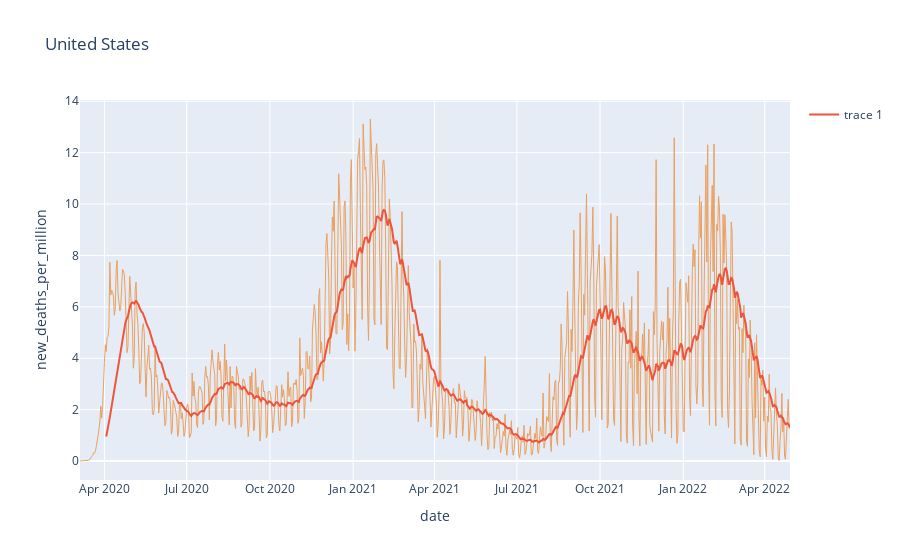
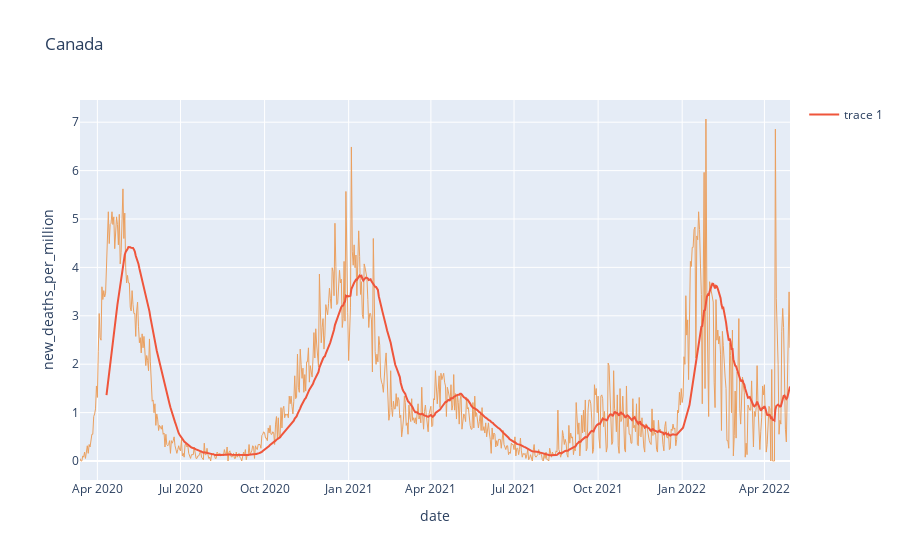
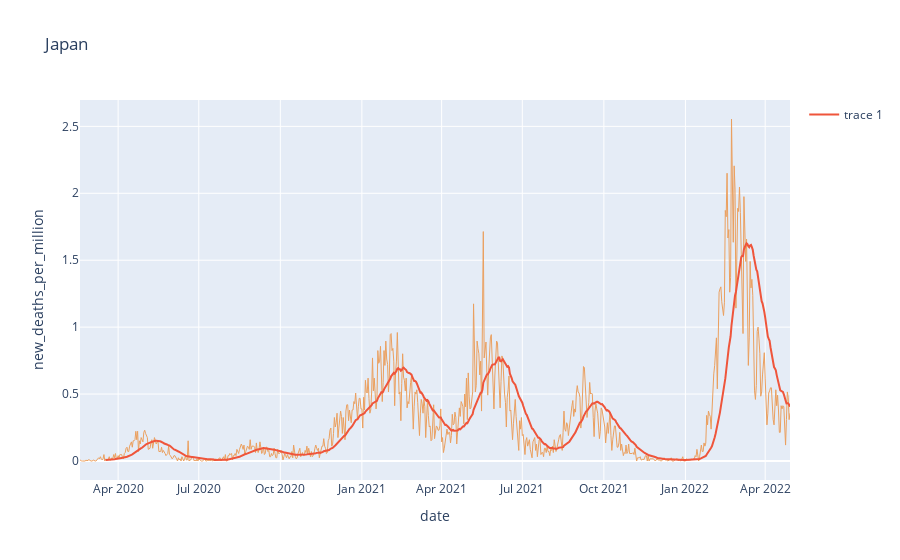
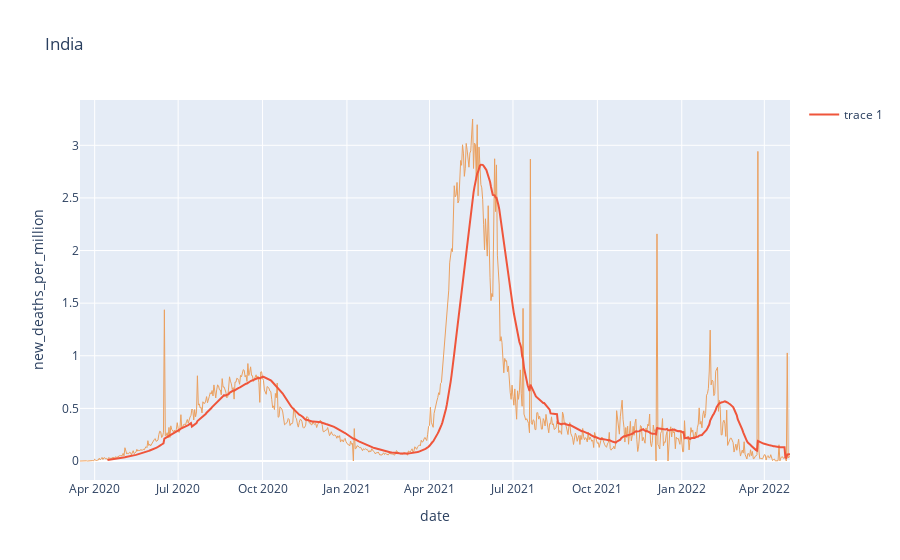

These figures' notebook cell, in order:
### Markdown cell above
How does Obesity Affect Death rate? (2 countries with high obesity rate Canada and United States and India and Japan  )

### Code cell
plot_covid_data('United States', 'new_deaths_per_million', True, y_max=10)
plot_covid_data('Canada', 'new_deaths_per_million', True, y_max=10)
plot_covid_data('Japan', 'new_deaths_per_million', True, y_max=10)
plot_covid_data('India', 'new_deaths_per_million', True, y_max=10)

### Figure 1 — Plotly figure (JSON) as saved in the notebook; plotly's stock layout.template omitted (floating-point values rounded to 4 significant figures; data arrays with more than 128 entries replaced by an {"elided": "..."} marker saying what was removed)
{"data": [{"hovertemplate": "date=%{x}<br>new_deaths_per_million=%{y}<extra></extra>", "legendgroup": "", "line": {"color": "rgb(235, 160, 95)", "dash": "solid", "width": 1}, "marker": {"symbol": "circle"}, "mode": "lines", "name": "", "orientation": "v", "showlegend": false, "type": "scatter", "x": {"elided": "786 str values"}, "xaxis": "x", "y": {"elided": "786 float values"}, "yaxis": "y"}, {"mode": "lines", "type": "scatter", "x": {"elided": "786 str values"}, "y": {"elided": "786 float values"}}], "layout": {"legend": {"tracegroupgap": 0}, "title": {"text": "United States"}, "xaxis": {"anchor": "y", "domain": [0, 1], "title": {"text": "date"}}, "yaxis": {"anchor": "x", "domain": [0, 1], "title": {"text": "new_deaths_per_million"}}}}

### Figure 2 — Plotly figure (JSON) as saved in the notebook; plotly's stock layout.template omitted (floating-point values rounded to 4 significant figures; data arrays with more than 128 entries replaced by an {"elided": "..."} marker saying what was removed)
{"data": [{"hovertemplate": "date=%{x}<br>new_deaths_per_million=%{y}<extra></extra>", "legendgroup": "", "line": {"color": "rgb(235, 160, 95)", "dash": "solid", "width": 1}, "marker": {"symbol": "circle"}, "mode": "lines", "name": "", "orientation": "v", "showlegend": false, "type": "scatter", "x": {"elided": "776 str values"}, "xaxis": "x", "y": {"elided": "776 float values"}, "yaxis": "y"}, {"mode": "lines", "type": "scatter", "x": {"elided": "776 str values"}, "y": {"elided": "776 float values"}}], "layout": {"legend": {"tracegroupgap": 0}, "title": {"text": "Canada"}, "xaxis": {"anchor": "y", "domain": [0, 1], "title": {"text": "date"}}, "yaxis": {"anchor": "x", "domain": [0, 1], "title": {"text": "new_deaths_per_million"}}}}

### Figure 3 — Plotly figure (JSON) as saved in the notebook; plotly's stock layout.template omitted (floating-point values rounded to 4 significant figures; data arrays with more than 128 entries replaced by an {"elided": "..."} marker saying what was removed)
{"data": [{"hovertemplate": "date=%{x}<br>new_deaths_per_million=%{y}<extra></extra>", "legendgroup": "", "line": {"color": "rgb(235, 160, 95)", "dash": "solid", "width": 1}, "marker": {"symbol": "circle"}, "mode": "lines", "name": "", "orientation": "v", "showlegend": false, "type": "scatter", "x": {"elided": "802 str values"}, "xaxis": "x", "y": {"elided": "802 float values"}, "yaxis": "y"}, {"mode": "lines", "type": "scatter", "x": {"elided": "802 str values"}, "y": {"elided": "802 float values"}}], "layout": {"legend": {"tracegroupgap": 0}, "title": {"text": "Japan"}, "xaxis": {"anchor": "y", "domain": [0, 1], "title": {"text": "date"}}, "yaxis": {"anchor": "x", "domain": [0, 1], "title": {"text": "new_deaths_per_million"}}}}

### Figure 4 — Plotly figure (JSON) as saved in the notebook; plotly's stock layout.template omitted (floating-point values rounded to 4 significant figures; data arrays with more than 128 entries replaced by an {"elided": "..."} marker saying what was removed)
{"data": [{"hovertemplate": "date=%{x}<br>new_deaths_per_million=%{y}<extra></extra>", "legendgroup": "", "line": {"color": "rgb(235, 160, 95)", "dash": "solid", "width": 1}, "marker": {"symbol": "circle"}, "mode": "lines", "name": "", "orientation": "v", "showlegend": false, "type": "scatter", "x": {"elided": "773 str values"}, "xaxis": "x", "y": {"elided": "773 float values"}, "yaxis": "y"}, {"mode": "lines", "type": "scatter", "x": {"elided": "773 str values"}, "y": {"elided": "773 float values"}}], "layout": {"legend": {"tracegroupgap": 0}, "title": {"text": "India"}, "xaxis": {"anchor": "y", "domain": [0, 1], "title": {"text": "date"}}, "yaxis": {"anchor": "x", "domain": [0, 1], "title": {"text": "new_deaths_per_million"}}}}
